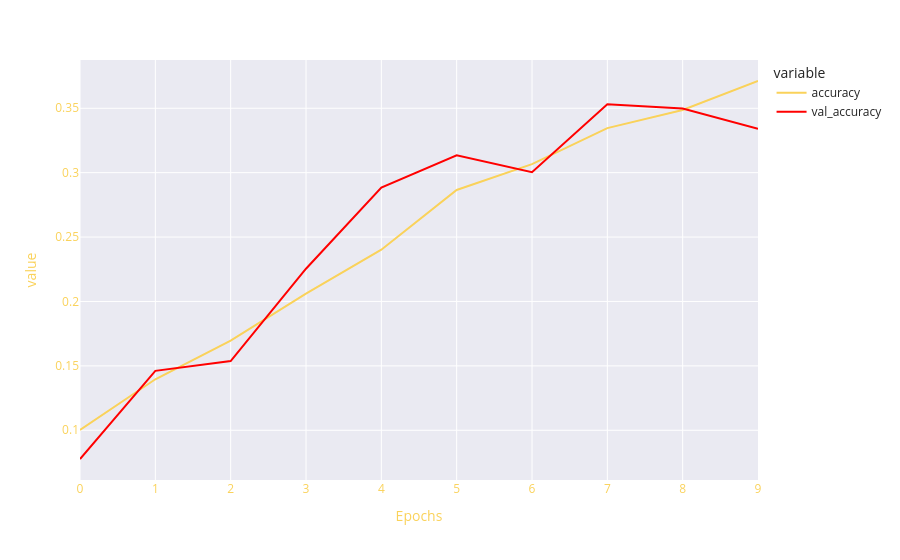

Notebook code cell kept with this figure:
### Code cell
fig = px.line(results_df, y=[results_df['accuracy'], results_df['val_accuracy']], template="seaborn", color_discrete_sequence=['#fad25a','red'])
fig.update_layout(   
    title_font_color="#fad25a", 
    xaxis=dict(color="#fad25a", title='Epochs'), 
    yaxis=dict(color="#fad25a")
)
fig.show()

### Figure 1 — Plotly figure (JSON) as saved in the notebook; plotly's stock layout.template omitted (floating-point values rounded to 4 significant figures)
{"data": [{"hovertemplate": "variable=accuracy<br>index=%{x}<br>value=%{y}<extra></extra>", "legendgroup": "accuracy", "line": {"color": "#fad25a", "dash": "solid"}, "marker": {"symbol": "circle"}, "mode": "lines", "name": "accuracy", "orientation": "v", "showlegend": true, "type": "scatter", "x": [0, 1, 2, 3, 4, 5, 6, 7, 8, 9], "xaxis": "x", "y": [0.1002, 0.1396, 0.1696, 0.2061, 0.2402, 0.2866, 0.3066, 0.3346, 0.3487, 0.3712], "yaxis": "y"}, {"hovertemplate": "variable=val_accuracy<br>index=%{x}<br>value=%{y}<extra></extra>", "legendgroup": "val_accuracy", "line": {"color": "red", "dash": "solid"}, "marker": {"symbol": "circle"}, "mode": "lines", "name": "val_accuracy", "orientation": "v", "showlegend": true, "type": "scatter", "x": [0, 1, 2, 3, 4, 5, 6, 7, 8, 9], "xaxis": "x", "y": [0.07768, 0.1461, 0.1537, 0.2254, 0.2884, 0.3134, 0.3004, 0.3531, 0.3498, 0.3341], "yaxis": "y"}], "layout": {"legend": {"title": {"text": "variable"}, "tracegroupgap": 0}, "margin": {"t": 60}, "title": {"font": {"color": "#fad25a"}}, "xaxis": {"anchor": "y", "color": "#fad25a", "domain": [0.0, 1.0], "title": {"text": "Epochs"}}, "yaxis": {"anchor": "x", "color": "#fad25a", "domain": [0.0, 1.0], "title": {"text": "value"}}}}
